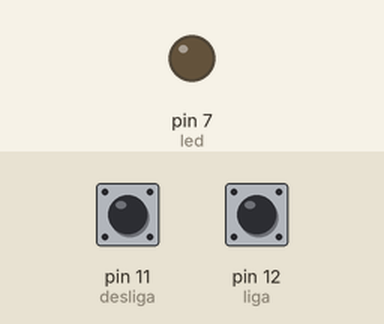
Recording of a sketch running on a simulated Arduino Uno, built with avr-gcc and run on an emulated ATmega328P. On the bench: output pins drawn as LEDs (lit = HIGH). The inputs (shaded band) are chosen by the test bench; at power-on: pin 12 (liga) HIGH, pin 11 (desliga) HIGH.

Above: at 1.2 s.
1.3 s: pin 12 (liga) pulled LOW for 0.15 s
At 2.2 s:
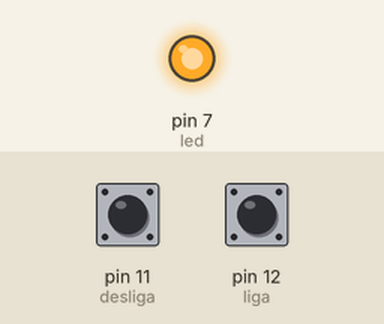
2.9 s: pin 11 (desliga) pulled LOW for 0.15 s
At 3.4 s:
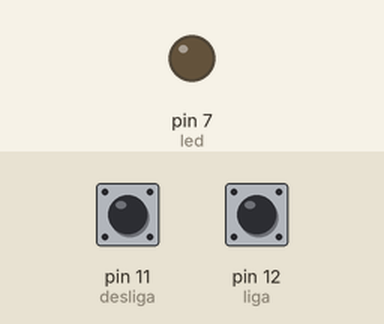
4.5 s: pin 12 (liga) pulled LOW for 1 s
At 5.8 s:
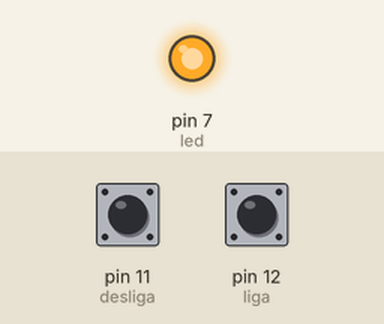
7.0 s: pin 11 (desliga) driven LOW and pin 12 (liga) driven LOW
At 8.0 s:
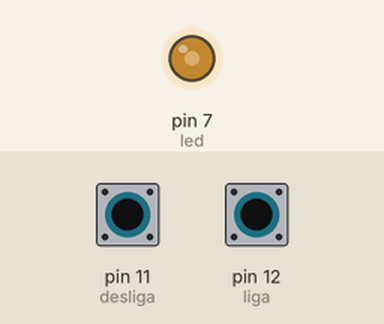
8.5 s: pin 11 (desliga) driven HIGH
At 9.9 s:
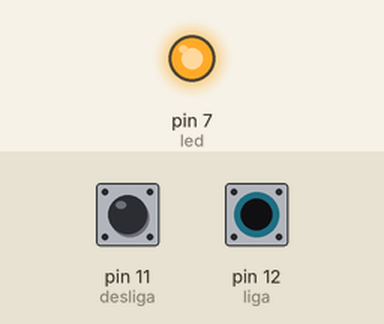
Timing chart, 0 to 11.0 s (numbered marks = the images above; inputs shaded):
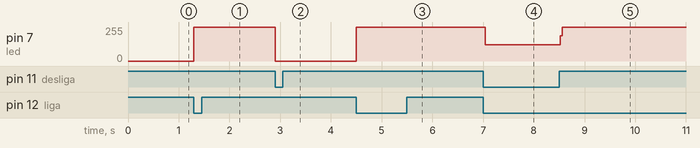

The sketch:

botao.ino
```cpp
#define liga 12
#define desliga 11
#define led 7
void setup()
{
  pinMode(liga,INPUT_PULLUP);
  pinMode(desliga,INPUT_PULLUP);
  pinMode(led,OUTPUT);
}
void loop()
{
 bool chave;  //cria variavel chamada chave booleana(0 ou 1 )
 chave = digitalRead(liga);//
 if(chave==0) // se chave precionada
{
 digitalWrite(led,1);// ascende o led
}
 chave = digitalRead(desliga);
  if(chave==0)
{
 digitalWrite (led,0);// apaga o led
 }
 }
```

Measured:
- after the input at 1.3 s, pin 7 (led): 0/255 → 255/255 at once
- after the input at 2.9 s, pin 7 (led): 255/255 → 0/255 at once
- after the input at 4.5 s, pin 7 (led): 0/255 → 255/255 at once
- after the input at 7.0 s, pin 7 (led): 255/255 → 122/255 at once
- after the input at 8.5 s, pin 7 (led): 122/255 → 255/255 at once
